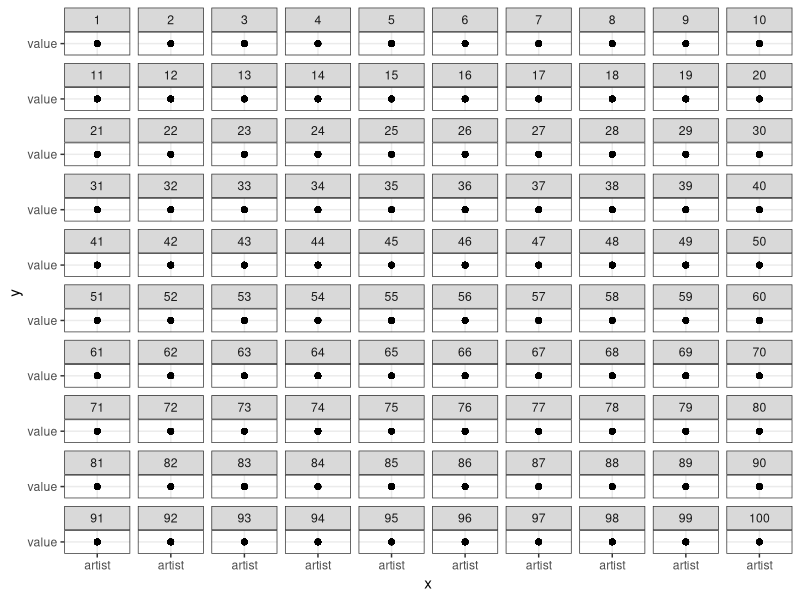

The R source for this figure:
## ---- chunk 1
knitr::opts_chunk$set(echo = TRUE)
## ---- chunk 2
#library(dplyr)
library(tidyverse)
## ---- chunk 3
#slide 8 
tidydata<-tribble(~country,~year,~cases,~population,"Afghanistan", 1999, 745, 19987071,
"Afghanistan", 2000, 2666, 20595360,
"Brazil", 1999, 37737, 172006362,
"Brazil", 2000, 80488, 174504898,
"China", 1999, 212258, 1272915272,
"China", 2000, 213766, 1280428583)
tidydata
## ---- chunk 4
#slide 8 
tidydata<-tribble(~country,~year,~cases,~population,"Afghanistan", 1999, 745, 19987071,
"Afghanistan", 2000, 2666, 20595360,
"Brazil", 1999, 37737, 172006362,
"Brazil", 2000, 80488, 174504898,
"China", 1999, 212258, 1272915272,
"China", 2000, 213766, 1280428583)
tidydata
## ---- chunk 5
#slide 8 untidy data
nontidydata <- tribble(
 ~country,~year,~rate, 
"Afghanistan", 1999, "745/19987071", 
"Afghanistan", 2000, "2666/20595360", 
"Brazil", 1999, "37737/172006362", 
"Brazil", 2000, "80488/174504898", 
"China", 1999, "212258/1272915272",
"China", 2000, "213766/1280428583")
nontidydata

## ---- chunk 6
#slide 11
nontidydata
## ---- chunk 7
#tidy non tidy data
#slide 11
#library(tidyr)

tidiedata<-nontidydata%>%separate(rate,into=c("cases","population"),sep="/")

tidiedata
## ---- chunk 8
#slide 12

newtidiedata<-tidiedata%>%pivot_longer(cols=cases:population,names_to="measurement",values_to = "value")

newtidiedata

#make cases and population column renames to new column called value while the cases and population are split into 2 catergories under the names column so we get 4 country names instead of 2 
#reshape data to suit our purpose, summarise cases in different years

## ---- chunk 9
#slide 14
df <- tribble(
 ~id, ~bp1, ~bp2,
 "A", 100, 120,
 "B", 140, 115,
 "C", 120, 125
)
df
## ---- chunk 10
#piping slide 14 
df %>%
 pivot_longer(
 cols = bp1:bp2,
 names_to = "measurement",
 values_to = "value")

# so we organise data to see which data from A is bp1 and bp2 as compared to the first example where bp1 and bp2 are combined together. so more specific data is produced. 

## ---- chunk 11
#slide 18 
newtidiedata
## ---- chunk 12
#slide 18
newtidiedata%>%pivot_wider( names_from="measurement",values_from="value")

#go back to the original plot using pivot_wider

## ---- chunk 13
#slide 19
df <- tribble(
 ~id, ~measurement, ~value,
 "A", "bp1", 100,
 "B", "bp1", 140,
 "B", "bp2", 115, 
 "A", "bp2", 120,
 "A", "bp3", 105
)
df

## ---- chunk 14
#slide 19
df %>% 
 pivot_wider(
 names_from = measurement,
 values_from = value
 )

## ---- chunk 15
billboard
## ---- chunk 16
#billboard
rank<-billboard%>%pivot_longer(cols=wk1:wk76,names_to = "week",values_to = "value",values_drop_na = TRUE) %>% mutate(week=parse_number(week))
rank
## ---- chunk 17
ggplot(rank)+aes(x="artist",y="value")+geom_point()+geom_line(aes(group=artist))+facet_wrap(~value)+theme_bw()

## ---- chunk 18
#challenge question 2
cms_patient_experience
## ---- chunk 19
patients<-cms_patient_experience%>%pivot_wider(names_from = "measure_cd",values_from = "org_pac_id")

patients

## ---- chunk 20
patients<-cms_patient_experience%>%pivot_wider(names_from = "measure_cd",values_from = "org_pac_id")%>%select(id_cols=starts_with("org"))

patients
